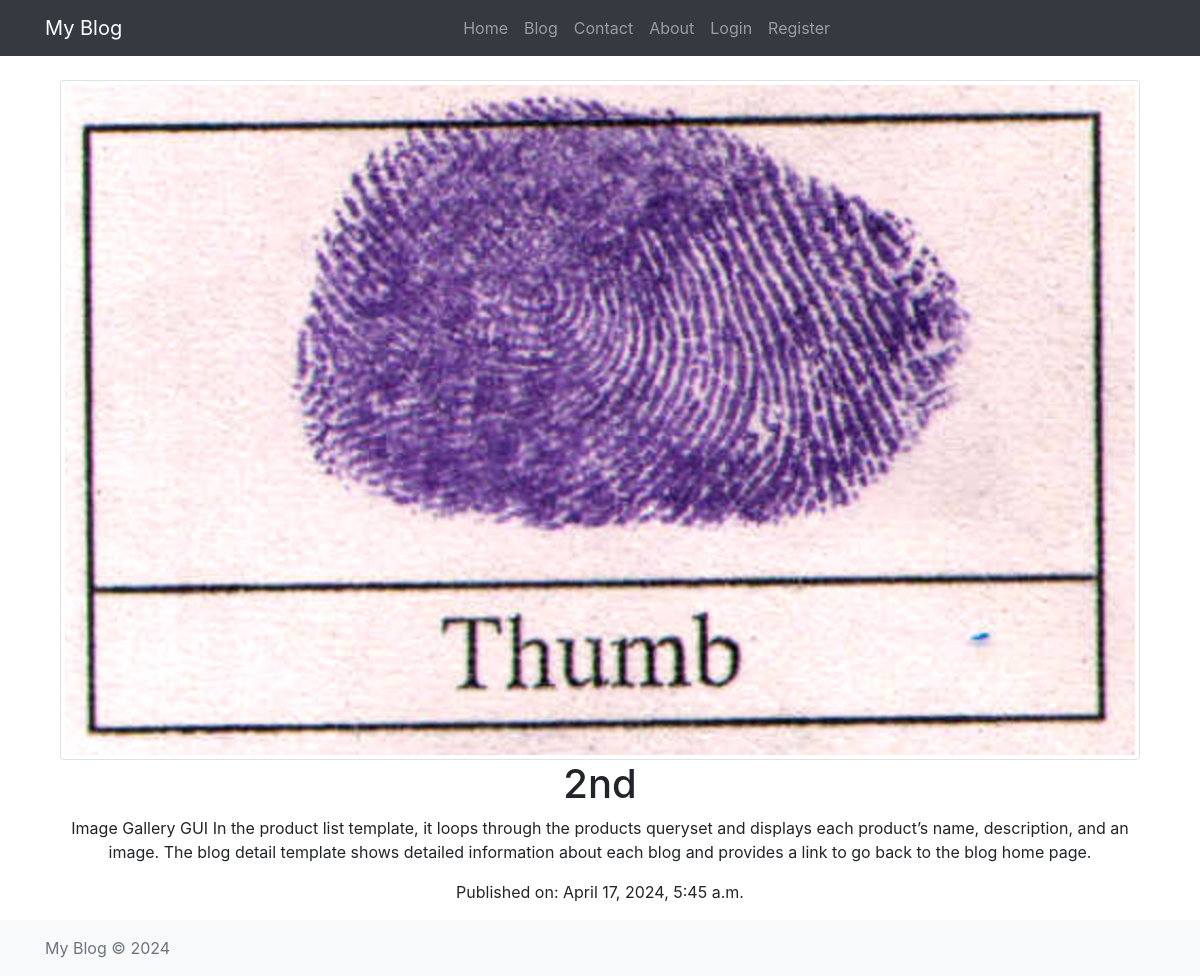
The app's page /blog/post/2/ with its own data.
### home/models.py (models this page shows)
class Post(models.Model):
    title = models.CharField(max_length=100)
    content = models.TextField()
    image = models.ImageField(upload_to='post_images/')
    date_posted = models.DateTimeField(auto_now_add=True)

### home/views.py (the view)
# urls.py: path('post/<int:pk>/', views.post_detail, name='post-detail'),
def post_detail(request, pk):
    post = get_object_or_404(Post, pk=pk)
    return render(request, 'blog/post_detail.html', {'post': post})

### home/templates/blog/post_detail.html (shortened to what this page needs)
{% extends 'blog/base.html' %}
{% block content %}
    <div class="container mx-auto">
        <img src="{{ post.image.url }}" class="card-img-top img-thumbnail" alt="{{ post.title }}" >
        <h1 class="text-center">{{ post.title }}</h1>
        <p class="text-center">{{ post.content }}</p>
        <p class="text-center">Published on: {{ post.date_posted }}</p>
    </div>
{% endblock %}

### records on screen
Post: image (picture), title "2nd", content "Image Gallery GUI In the product list template, it loops through the products queryset and displays each product’s name, description, and an image. The blog detail template shows detailed information about each blog and provides a link to go back to the blog home page.", date_posted "April 17, 2024, 5:45 a.m."
